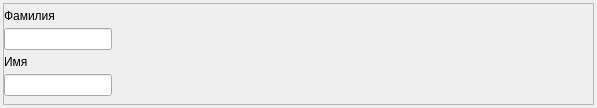
<?xml version="1.0" encoding="UTF-8"?>
<ui version="4.0">
 <class>mainFrame</class>
 <widget class="QFrame" name="mainFrame">
  <property name="geometry">
   <rect>
    <x>0</x>
    <y>0</y>
    <width>597</width>
    <height>108</height>
   </rect>
  </property>
  <property name="windowTitle">
   <string>Frame</string>
  </property>
  <layout class="QVBoxLayout" name="verticalLayout_2">
   <property name="spacing">
    <number>1</number>
   </property>
   <property name="leftMargin">
    <number>3</number>
   </property>
   <property name="topMargin">
    <number>3</number>
   </property>
   <property name="rightMargin">
    <number>3</number>
   </property>
   <property name="bottomMargin">
    <number>3</number>
   </property>
   <item>
    <layout class="QVBoxLayout" name="mainVertLayout" stretch="1">
     <property name="spacing">
      <number>3</number>
     </property>
     <item>
      <widget class="QFrame" name="upperFrm">
       <property name="frameShape">
        <enum>QFrame::StyledPanel</enum>
       </property>
       <property name="frameShadow">
        <enum>QFrame::Raised</enum>
       </property>
       <layout class="QVBoxLayout" name="verticalLayout_3">
        <property name="spacing">
         <number>0</number>
        </property>
        <property name="leftMargin">
         <number>0</number>
        </property>
        <property name="topMargin">
         <number>0</number>
        </property>
        <property name="rightMargin">
         <number>0</number>
        </property>
        <property name="bottomMargin">
         <number>0</number>
        </property>
        <item>
         <widget class="QLabel" name="surnameLbl">
          <property name="sizePolicy">
           <sizepolicy hsizetype="Fixed" vsizetype="Fixed">
            <horstretch>0</horstretch>
            <verstretch>0</verstretch>
           </sizepolicy>
          </property>
          <property name="text">
           <string>Фамилия</string>
          </property>
         </widget>
        </item>
        <item>
         <widget class="QLineEdit" name="surnameEdt">
          <property name="sizePolicy">
           <sizepolicy hsizetype="Fixed" vsizetype="Fixed">
            <horstretch>0</horstretch>
            <verstretch>0</verstretch>
           </sizepolicy>
          </property>
         </widget>
        </item>
        <item>
         <widget class="QLabel" name="nameLbl">
          <property name="sizePolicy">
           <sizepolicy hsizetype="Fixed" vsizetype="Fixed">
            <horstretch>0</horstretch>
            <verstretch>0</verstretch>
           </sizepolicy>
          </property>
          <property name="text">
           <string>Имя</string>
          </property>
         </widget>
        </item>
        <item>
         <widget class="QLineEdit" name="nameEdt">
          <property name="sizePolicy">
           <sizepolicy hsizetype="Fixed" vsizetype="Fixed">
            <horstretch>0</horstretch>
            <verstretch>0</verstretch>
           </sizepolicy>
          </property>
         </widget>
        </item>
       </layout>
      </widget>
     </item>
    </layout>
   </item>
  </layout>
 </widget>
 <resources/>
 <connections/>
</ui>
